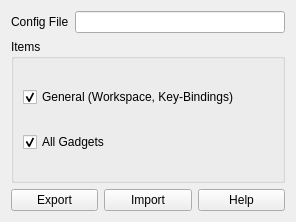
<?xml version="1.0" encoding="UTF-8"?>
<ui version="4.0">
 <class>ImportExportGadgetWidget</class>
 <widget class="QWidget" name="ImportExportGadgetWidget">
  <property name="geometry">
   <rect>
    <x>0</x>
    <y>0</y>
    <width>296</width>
    <height>222</height>
   </rect>
  </property>
  <property name="windowTitle">
   <string>Form</string>
  </property>
  <layout class="QVBoxLayout" name="verticalLayout_2">
   <item>
    <layout class="QHBoxLayout" name="horizontalLayout_2">
     <item>
      <widget class="QLabel" name="label">
       <property name="text">
        <string>Config File</string>
       </property>
      </widget>
     </item>
     <item>
      <widget class="QLineEdit" name="configFile"/>
     </item>
    </layout>
   </item>
   <item>
    <widget class="QGroupBox" name="groupBox">
     <property name="title">
      <string>Items</string>
     </property>
     <layout class="QVBoxLayout" name="verticalLayout_3">
      <item>
       <widget class="QCheckBox" name="checkBoxGeneral">
        <property name="text">
         <string>General (Workspace, Key-Bindings)</string>
        </property>
        <property name="checked">
         <bool>true</bool>
        </property>
       </widget>
      </item>
      <item>
       <widget class="QCheckBox" name="checkBoxAllGadgets">
        <property name="text">
         <string>All Gadgets</string>
        </property>
        <property name="checked">
         <bool>true</bool>
        </property>
       </widget>
      </item>
     </layout>
    </widget>
   </item>
   <item>
    <layout class="QHBoxLayout" name="horizontalLayout">
     <item>
      <widget class="QPushButton" name="exportButton">
       <property name="text">
        <string>Export</string>
       </property>
      </widget>
     </item>
     <item>
      <widget class="QPushButton" name="importButton">
       <property name="text">
        <string>Import</string>
       </property>
      </widget>
     </item>
     <item>
      <widget class="QPushButton" name="helpButton">
       <property name="text">
        <string>Help</string>
       </property>
      </widget>
     </item>
    </layout>
   </item>
  </layout>
 </widget>
 <resources/>
 <connections/>
</ui>
